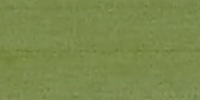
%> input picture grass/1.png, 200 x 100 px; its folder holds only this picture in this run
$ octave colorStat.m   (GNU Octave 9; MATLAB toolbox functions it lacks are replaced by stand-ins)
%> lines starting %> are read from the running program, lines starting %| are printed output that depends on the picture
%% Find YCbCr ranges for grass and soil
grassFiles = dir('grass/*.png');
grassNumFiles = length(grassFiles);
grassCell = cell(1, grassNumFiles);
for k = 1:grassNumFiles
 grassCell{k} = rgb2ycbcr(imread(strcat('grass/', grassFiles(k).name)));
end

soilFiles = dir('soil/*.png');
soilNumFiles = length(soilFiles);
soilCell = cell(1, soilNumFiles);
for k = 1:soilNumFiles
 soilCell{k} = rgb2ycbcr(imread(strcat('soil/', soilFiles(k).name)));
end

grass = cell2mat(grassCell);
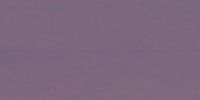
%> grass: size 100x200x3 uint8; mean R, G, B 124.8, 103.3, 125.9
soil = cell2mat(soilCell);

grassYmean = mean2(grass(:,:,1)); grassYstd =  std2(grass(:,:,1));
%> after `grassYmean = mean2(grass(:,:,1))`: grassYmean = 124.8
%> after `grassYstd = std2(grass(:,:,1))`: grassYstd = 1.89
grassCbmean = mean2(grass(:,:,2)); grassCbstd =  std2(grass(:,:,2));
%> after `grassCbmean = mean2(grass(:,:,2))`: grassCbmean = 103.3
%> after `grassCbstd = std2(grass(:,:,2))`: grassCbstd = 0.864
grassCrmean = mean2(grass(:,:,3)); grassCrstd =  std2(grass(:,:,3));
%> after `grassCrmean = mean2(grass(:,:,3))`: grassCrmean = 125.9
%> after `grassCrstd = std2(grass(:,:,3))`: grassCrstd = 0.151

soilYmean = mean2(soil(:,:,1)); soilYstd =  std2(soil(:,:,1));
%> (the run ends here)

$ run again, on grass/13.png
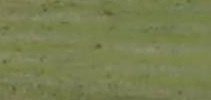
%> input picture grass/13.png, 211 x 100 px
%> `grass = cell2mat(grassCell);`:
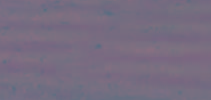
%> grass: size 100x211x3 uint8; mean R, G, B 118.5, 108.5, 128.6
%> grassYmean = 118.5
%> grassYstd = 2.75
%> grassCbmean = 108.5
%> grassCbstd = 1.19
%> grassCrmean = 128.6
%> grassCrstd = 0.456

$ run again, on grass/14.png
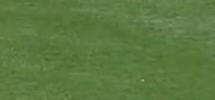
%> input picture grass/14.png, 215 x 100 px
%> `grass = cell2mat(grassCell);`:
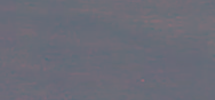
%> grass: size 100x215x3 uint8; mean R, G, B 106.8, 107.8, 119
%> grassYmean = 106.8
%> grassYstd = 3.21
%> grassCbmean = 107.8
%> grassCbstd = 0.986
%> grassCrmean = 119
%> grassCrstd = 0.418

$ run again, on grass/2.png
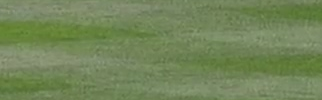
%> input picture grass/2.png, 322 x 100 px
%> `grass = cell2mat(grassCell);`:
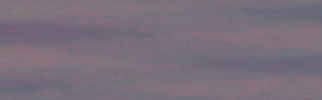
%> grass: size 100x322x3 uint8; mean R, G, B 121.1, 111.1, 122.9
%> grassYmean = 121.1
%> grassYstd = 5.71
%> grassCbmean = 111.1
%> grassCbstd = 2.33
%> grassCrmean = 122.9
%> grassCrstd = 0.874

$ run again, on grass/10.png
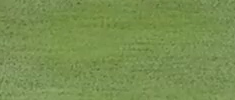
%> input picture grass/10.png, 235 x 100 px
%> `grass = cell2mat(grassCell);`:
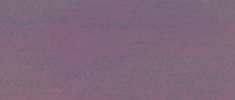
%> grass: size 100x235x3 uint8; mean R, G, B 127.3, 103.7, 122.4
%> grassYmean = 127.3
%> grassYstd = 4.17
%> grassCbmean = 103.7
%> grassCbstd = 1.3
%> grassCrmean = 122.4
%> grassCrstd = 0.733
